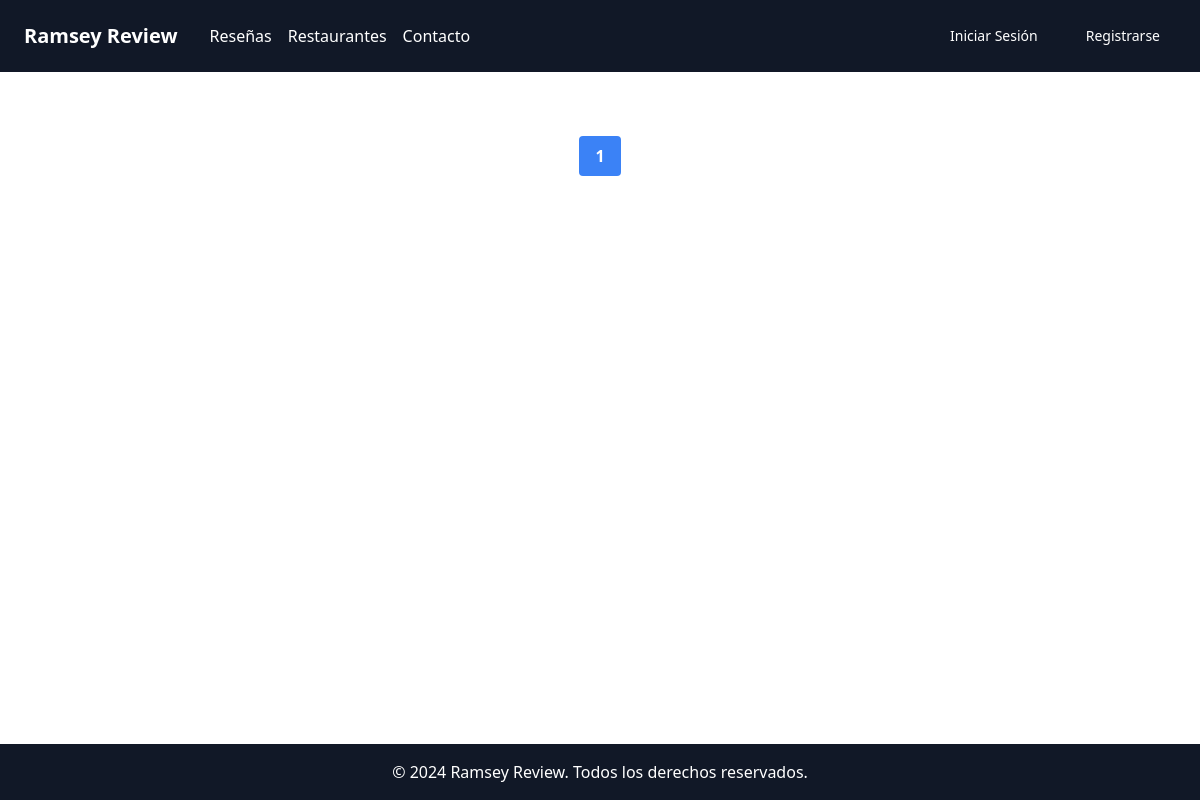
The app's page /reseñas/, older data.
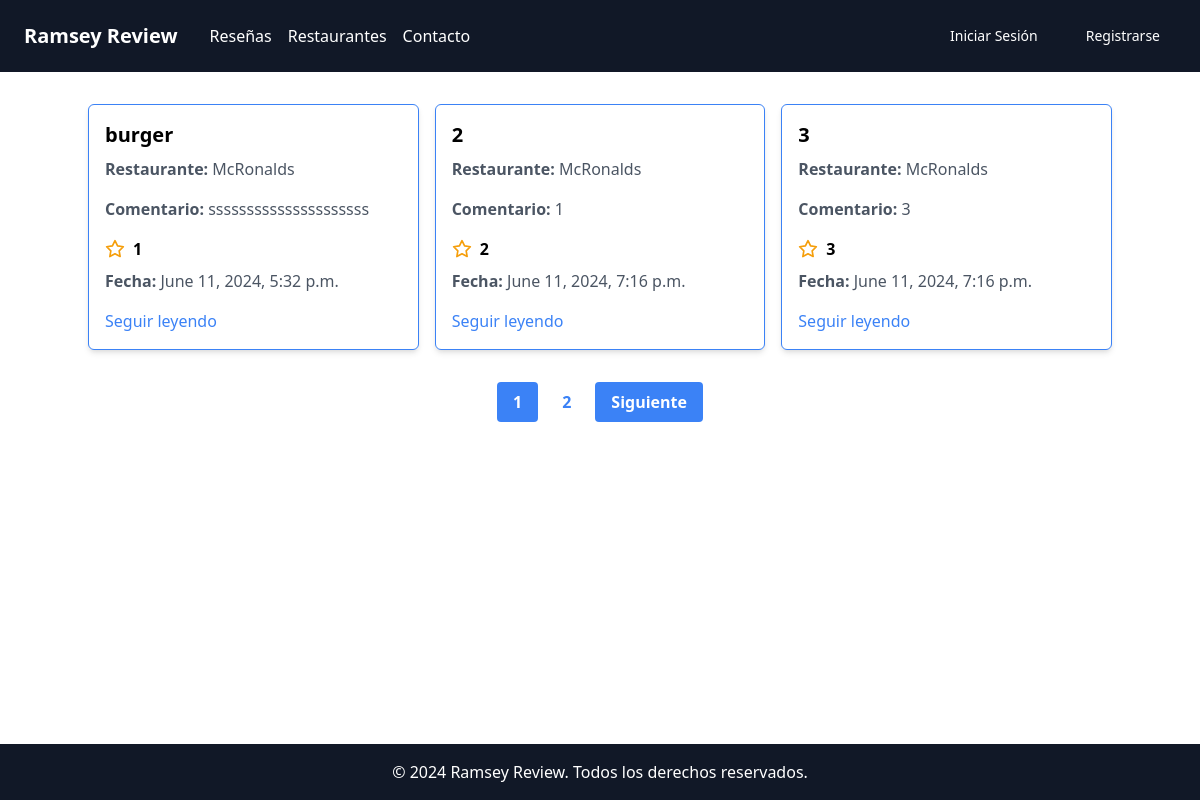
The same page, newer data.
### apps/reseñas/models.py (models this page shows, shortened)
class Reseña(models.Model):
    restaurante = models.ForeignKey(Restaurante, on_delete=models.CASCADE)
    nombre = models.CharField(max_length=100)
    comentario = models.TextField()
    valoracion = models.IntegerField()
    fecha = models.DateTimeField(auto_now_add=True)
    usuario = models.ForeignKey(settings.AUTH_USER_MODEL, on_delete=models.CASCADE)  # Relación con CustomUser

### apps/Restaurantes/models.py (models this page shows, shortened)
class Restaurante(models.Model):
    nombre = models.CharField(max_length=100)
    direccion = models.CharField(max_length=100)
    horario = models.CharField(max_length=100)
    tipo = models.CharField(max_length=50)

### apps/reseñas/templates/list_reseñas.html (shortened to what this page needs)
{% extends 'base.html' %}
{% block content %}
<div class="container mx-auto mt-8 flex-grow flex flex-col">
    <div class="grid grid-cols-1 sm:grid-cols-2 md:grid-cols-3 gap-4 mb-8">
        {% for reseña in object_list %}
        <div class="bg-white shadow-md rounded-md overflow-hidden border border-blue-500 p-4">
            <h2 class="text-xl font-bold mb-2">{{ reseña.nombre }}</h2>
            <p class="text-gray-600 mb-4"><strong>Restaurante:</strong> {{ reseña.restaurante.nombre }}</p>
            <p class="text-gray-600 mb-4"><strong>Comentario:</strong> {{ reseña.comentario|truncatechars:30 }}</p>
            <div class="flex items-center mb-2 space-x-2">
                <span class="font-bold">{{ reseña.valoracion }}</span>
            </div>
            <p class="text-gray-600 mb-4"><strong>Fecha:</strong> {{ reseña.fecha }}</p>
            <a href="{% url 'detail_reseña' reseña.pk %}" class="text-blue-500 hover:underline">Seguir leyendo</a>
        </div>
        {% endfor %}
    </div>
    <div class="mt-auto">
        <div class="flex justify-center pb-8">
            <div class="flex items-center space-x-2">
                {% for num in page_obj.paginator.page_range %}
                    {% if num == page_obj.number %}
                        <span class="bg-blue-500 text-white font-bold py-2 px-4 rounded">{{ num }}</span>
                    {% elif num > page_obj.number|add:'-2' and num < page_obj.number|add:'2' %}
                        <a href="?page={{ num }}" class="bg-white hover:bg-blue-500 hover:text-white text-blue-500 font-bold py-2 px-4 rounded">{{ num }}</a>
                    {% elif num == 1 %}
                        <a href="?page={{ num }}" class="bg-white hover:bg-blue-500 hover:text-white text-blue-500 font-bold py-2 px-4 rounded">{{ num }}</a>
                        {% if page_obj.number > 4 %}
                            <span class="font-bold py-2 px-4">...</span>
                        {% endif %}
                    {% elif num == page_obj.paginator.num_pages %}
                        {% if page_obj.number < page_obj.paginator.num_pages|add:'-3' %}
                            <span class="font-bold py-2 px-4">...</span>
                        {% endif %}
                        <a href="?page={{ num }}" class="bg-white hover:bg-blue-500 hover:text-white text-blue-500 font-bold py-2 px-4 rounded">{{ num }}</a>
                    {% endif %}
                {% endfor %}
                {% if page_obj.has_next %}
                <a href="?page={{ page_obj.next_page_number }}" class="bg-blue-500 hover:bg-blue-700 text-white font-bold py-2 px-4 rounded">Siguiente</a>
                {% endif %}
            </div>
        </div>
    </div>
</div>
{% endblock %}

Row changes from the older to the newer data that the page shows:
added Reseña: nombre "burger", restaurante.nombre "McRonalds", comentario "sssssssssssssssssssss", valoracion "1", fecha "June 11, 2024, 5:32 p.m."
added Reseña: nombre "2", restaurante.nombre "McRonalds", comentario "1", valoracion "2", fecha "June 11, 2024, 7:16 p.m."
added Reseña: nombre "3", restaurante.nombre "McRonalds", comentario "3", valoracion "3", fecha "June 11, 2024, 7:16 p.m."
Text that changed along with them:
new list line: "2"
text now shown: "Siguiente"
